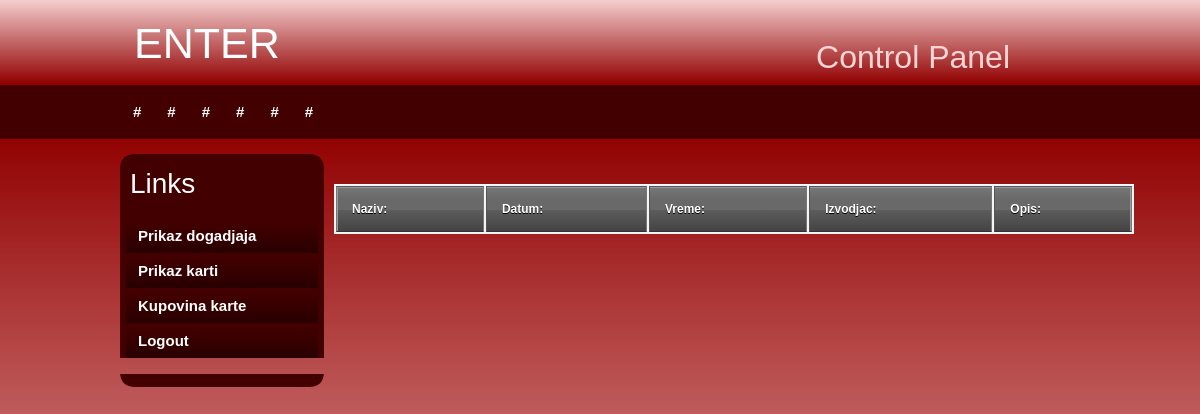
The page /enter_site/index.php/users/prikazDogadjaja on the database as committed earlier.
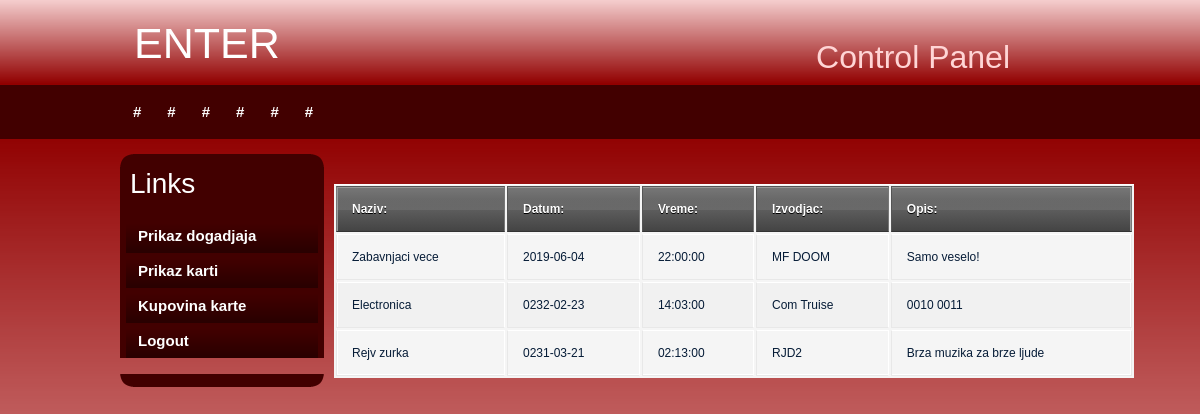
The same page on the database as committed later.
### tables this page shows
CREATE TABLE IF NOT EXISTS `dogadjaj` (
  `dogadjajID` int(14) NOT NULL AUTO_INCREMENT,
  `naziv` varchar(40) NOT NULL,
  `opis` varchar(500) DEFAULT 'Dobar provod vas ceka!',
  `terminID` int(14) NOT NULL,
  `username` varchar(20) NOT NULL,
  `potvrdjen` int(2) NOT NULL,
  PRIMARY KEY (`dogadjajID`),
  UNIQUE KEY `terminID` (`terminID`),
  KEY `username` (`username`) USING BTREE
);

CREATE TABLE IF NOT EXISTS `termin` (
  `terminID` int(14) NOT NULL AUTO_INCREMENT,
  `datum` date NOT NULL,
  `vreme` time NOT NULL,
  `rezervisan` int(2) NOT NULL,
  PRIMARY KEY (`terminID`)
);

### enter_site/application/controllers/Users.php (called while the page is built, shortened)
<?php
class Users extends CI_Controller {
public function __construct() {
        $this->load->library("session");
        $this->load->model("ModelUser");
        $this->load->model("ModelTermin");
        $this->load->model("ModelKarta");
    }
    public function prikazDogadjaja(){
        $dogadjaji1 = $this->ModelUser->dohvDogadjaje();
        $naredba1 = "dogadjaji1";
        $this->load->view("users/index.php",  array('dogadjaji1'=>$dogadjaji1,'naredba1'=>$naredba1));
    }
}

### enter_site/index.php (called while the page is built, shortened)
<?php
require_once BASEPATH.'core/CodeIgniter.php';

### enter_site/application/models/ModelUser.php (called while the page is built, shortened)
<?php
class ModelUser extends CI_Model{
    public function dohvDogadjaje() {
        $this->db->select('*');
        $this->db->from('dogadjaj');
        $this->db->where('potvrdjen',1);
        $query=$this->db->get();
        $result = $query->result();
        foreach ($result as $element) {
           $id = $element->terminID;
           $vreme = $this->ModelTermin->dohvatiTVreme($id);
           $datum = $this->ModelTermin->dohvatiTDatum($id);
           $element->vreme = $vreme;
           $element->datum = $datum;
        }
        return $result;
    }
}

### enter_site/application/models/ModelTermin.php (called while the page is built, shortened)
<?php
class ModelTermin extends CI_Model{
    public function dohvatiTDatum($id){
        $this->db->where("terminID", $id);
        $this->db->from("termin");
        $query = $this->db->get();
        return $query->row()->datum;
    }
    public function dohvatiTVreme($id){
        $this->db->where("terminID", $id);
        $this->db->from("termin");
        $query = $this->db->get();
        return $query->row()->vreme;
    }
}

### enter_site/application/views/users/index.php (the view, shortened to what this page needs)
<!DOCTYPE html PUBLIC "-//W3C//DTD XHTML 1.0 Transitional//EN" "http://www.w3.org/TR/xhtml1/DTD/xhtml1-transitional.dtd">
<link rel="stylesheet" href="https://stackpath.bootstrapcdn.com/bootstrap/4.3.1/css/bootstrap.min.css">
<link rel="stylesheet" href="<?php echo base_url();?>assets/css/style.css">
<html xmlns="http://www.w3.org/1999/xhtml">
<head>
</head>
<body>
<div id="container">
		<div id="header">
                 <a href="<?php echo base_url();?>"><h1>ENTER<span class="off"><?php echo strtoupper($this->session->userdata('username'));?></span></h1></a>
            <h2>Control Panel</h2>
        </div>
        <div id="menu">
        	<ul>
            	<li class="menuitem"><a href="#">#</a></li>
                <li class="menuitem"><a href="#">#</a></li>
                <li class="menuitem"><a href="#">#</a></li>
                <li class="menuitem"><a href="#">#</a></li>
                <li class="menuitem"><a href="#">#</a></li>
              <li class="menuitem"><a href="#">#</a></li>
            </ul>
        </div>
        <div id="leftmenu">
        <div id="leftmenu_top"></div>
				<div id="leftmenu_main">
                <h3>Links</h3>
                <ul>
                    <li><a href="<?php echo site_url("Users/prikazDogadjaja"); ?>">Prikaz dogadjaja</a></li>
                    <li><a href="<?php echo site_url("Users/prikazKarata"); ?>">Prikaz karti</a></li>
                    <li><a href="<?php echo site_url("guest/index/tickets"); ?>">Kupovina karte</a></li>
                    <li><a href="<?php echo site_url("Users/logout"); ?>">Logout</a></li>
                </ul>
</div>
              <div id="leftmenu_bottom"></div>
        </div>
		<div id="content">
        <div id="content_main">
        	<?php
                    if($naredba1 == "pocetna"){
                        echo "Hola User!";
                    }
                    elseif($naredba1 == "dogadjaji1"){
                        echo "<table> <tr><th>Naziv:</th><th>Datum:</th><th>Vreme:</th><th>Izvodjac:</th><th>Opis:</th></tr>";
                        foreach ($dogadjaji1 as $dogadjaj) {
                            echo "<tr><td>".$dogadjaj->naziv."</td><td>".$dogadjaj->datum."</td><td>".$dogadjaj->vreme."</td><td> ".$dogadjaj->username."</td><td> ".$dogadjaj->opis."</td></tr>";
                        }
                        echo "</table><br><br>";
                    }
                ?>
        </div>
      </div>
   </div>
</body>
</html>

Rows that differ between the two databases and show on the page:
added dogadjaj: naziv "Zabavnjaci vece", terminID.datum "2019-06-04", terminID.vreme "22:00:00", username "MF DOOM", opis "Samo veselo!"
added dogadjaj: naziv "Electronica", terminID.datum "0232-02-23", terminID.vreme "14:03:00", username "Com Truise", opis "0010 0011"
added dogadjaj: naziv "Rejv zurka", terminID.datum "0231-03-21", terminID.vreme "02:13:00", username "RJD2", opis "Brza muzika za brze ljude"
